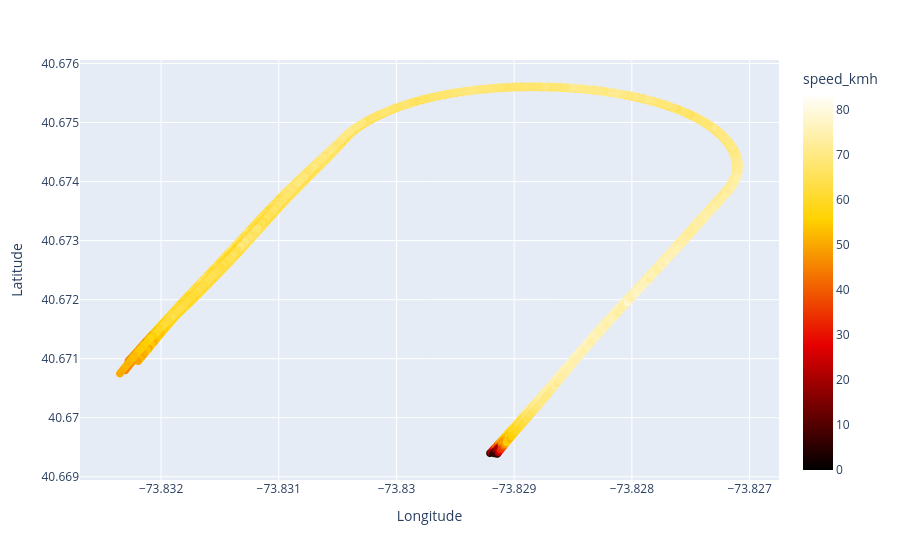

The cell this chart's notebook holds for it:
### Code cell
import plotly.express as px

fig = px.scatter(
    one_race_df,
    x="longitude",
    y="latitude",
    color="speed_kmh",
    color_continuous_scale="hot",
    hover_data = ["speed_kmh", "horse_pk", "cum_race_distance_m"]
)

fig.update_traces(marker=dict(size=8, line=dict(width=0)))
fig.update_layout(
    xaxis_title="Longitude",
    yaxis_title="Latitude",
)
fig.show()

### Figure 1 — Plotly figure (JSON) as saved in the notebook; plotly's stock layout.template omitted (floating-point values rounded to 4 significant figures; data arrays with more than 128 entries replaced by an {"elided": "..."} marker saying what was removed)
{"data": [{"customdata": {"elided": "1580x3 mixed values"}, "hovertemplate": "longitude=%{x}<br>latitude=%{y}<br>speed_kmh=%{marker.color}<br>horse_pk=%{customdata[1]}<br>cum_race_distance_m=%{customdata[2]}<extra></extra>", "legendgroup": "", "marker": {"color": {"elided": "1580 float values"}, "coloraxis": "coloraxis", "line": {"width": 0}, "size": 8, "symbol": "circle"}, "mode": "markers", "name": "", "showlegend": false, "type": "scattergl", "x": {"elided": "1580 float values"}, "xaxis": "x", "y": {"elided": "1580 float values"}, "yaxis": "y"}], "layout": {"coloraxis": {"colorbar": {"title": {"text": "speed_kmh"}}, "colorscale": [[0, "rgb(0,0,0)"], [0.3333, "rgb(230,0,0)"], [0.6667, "rgb(255,210,0)"], [1, "rgb(255,255,255)"]]}, "legend": {"tracegroupgap": 0}, "margin": {"t": 60}, "xaxis": {"anchor": "y", "domain": [0, 1], "title": {"text": "Longitude"}}, "yaxis": {"anchor": "x", "domain": [0, 1], "title": {"text": "Latitude"}}}}
